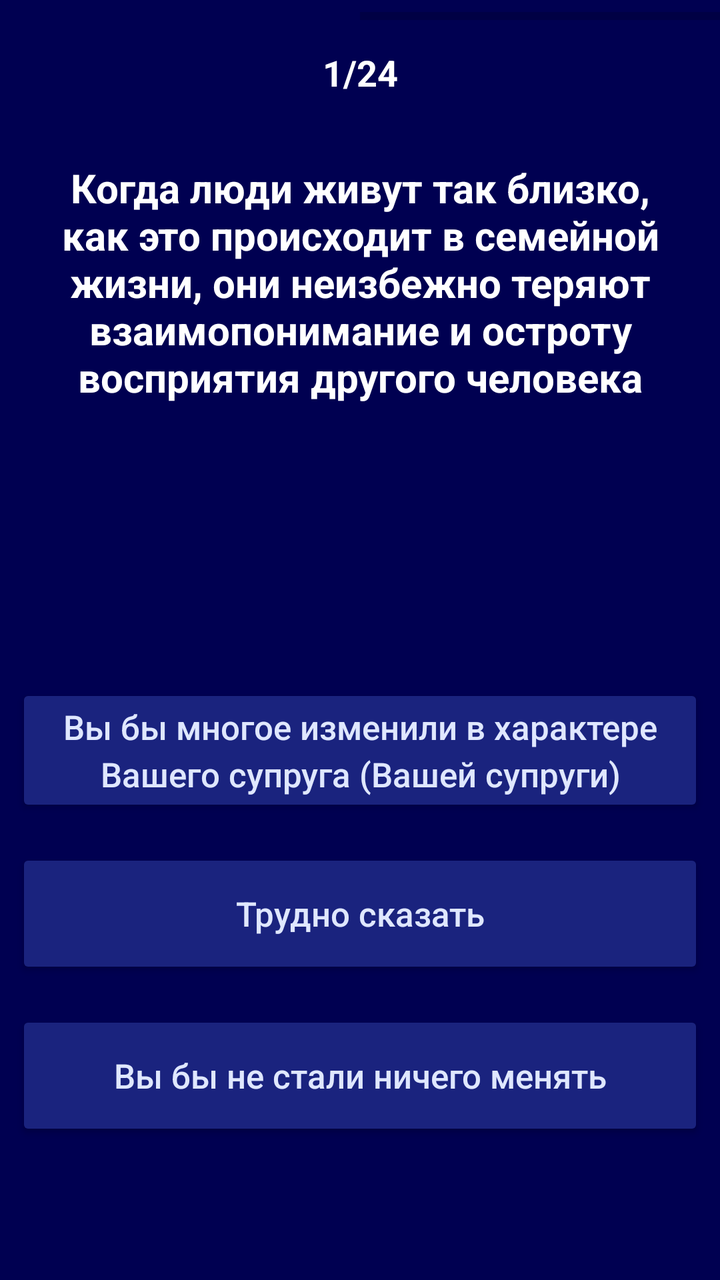
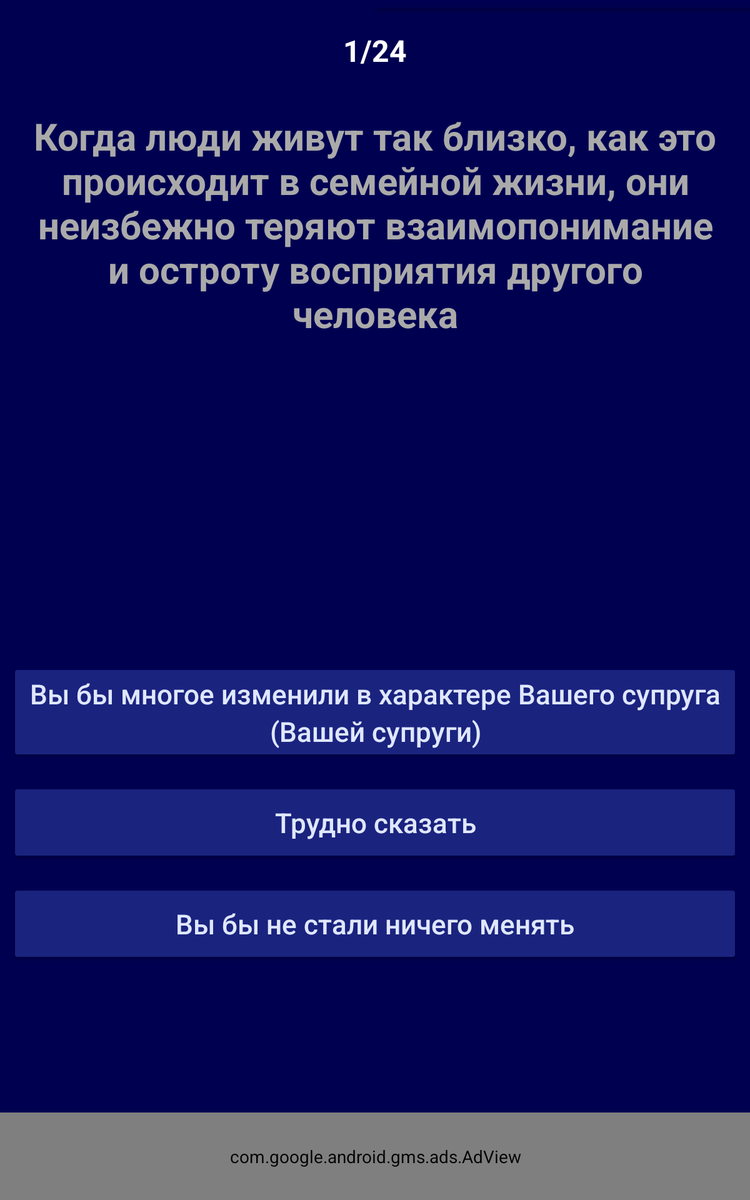

The same Android screen from two of the app's own layout files: first res/layout/ as a phone draws it, then the author's variant for another configuration, drawn on a device whose configuration selects that folder. Both files follow.
<!-- AndroidManifest.xml: application theme AppTheme -->
<!-- res/layout/activity_oub.xml -->
<?xml version="1.0" encoding="utf-8"?>
<ScrollView xmlns:android="http://schemas.android.com/apk/res/android"
    xmlns:app="http://schemas.android.com/apk/res-auto"
    android:id="@+id/root_scroll_view"
    android:layout_width="match_parent"
    android:layout_height="match_parent"
    android:background="@color/primaryDarkColor"
    android:fillViewport="true">

    <android.support.constraint.ConstraintLayout
        android:layout_width="match_parent"
        android:layout_height="wrap_content">


        <ProgressBar
            android:id="@+id/progress_bar"
            style="?android:attr/progressBarStyleHorizontal"
            android:layout_width="match_parent"
            android:layout_height="wrap_content"
            android:progress="50"
            app:layout_constraintEnd_toEndOf="parent"
            app:layout_constraintStart_toStartOf="parent" />


        <TextView
            android:id="@+id/test_progress_count"
            android:layout_width="wrap_content"
            android:layout_height="wrap_content"
            android:layout_marginStart="8dp"
            android:layout_marginTop="8dp"
            android:layout_marginEnd="8dp"
            android:layout_marginBottom="8dp"
            android:text="1/24"
            android:textColor="@android:color/white"
            android:textSize="18sp"
            android:textStyle="bold"
            app:layout_constraintBottom_toTopOf="@+id/question_text"
            app:layout_constraintEnd_toEndOf="parent"
            app:layout_constraintStart_toStartOf="parent"
            app:layout_constraintTop_toBottomOf="@+id/progress_bar" />

        <ImageView
            android:id="@+id/back_navigation_btn"
            android:layout_width="24dp"
            android:layout_height="24dp"
            android:layout_marginStart="8dp"
            android:layout_marginTop="8dp"
            app:layout_constraintStart_toStartOf="parent"
            app:layout_constraintTop_toBottomOf="@+id/progress_bar"
            app:srcCompat="@drawable/ic_arrow_back_white_24dp" />

        <TextView
            android:id="@+id/question_text"
            android:layout_width="wrap_content"
            android:layout_height="wrap_content"
            android:layout_marginTop="32dp"
            android:paddingStart="18dp"
            android:paddingEnd="18dp"
            android:text="Когда люди живут так близко, как это происходит в семейной жизни, они неизбежно теряют взаимопонимание и остроту восприятия другого человека"
            android:textAlignment="center"
            android:textColor="@android:color/white"
            android:textSize="20sp"
            android:textStyle="bold"
            app:layout_constraintEnd_toEndOf="parent"
            app:layout_constraintHorizontal_bias="0.0"
            app:layout_constraintStart_toStartOf="parent"
            app:layout_constraintTop_toBottomOf="@+id/test_progress_count" />

        <LinearLayout
            android:layout_width="match_parent"
            android:layout_height="wrap_content"
            android:layout_marginTop="70dp"
            android:layout_marginBottom="8dp"
            android:orientation="vertical"
            app:layout_constraintBottom_toBottomOf="parent"
            app:layout_constraintEnd_toEndOf="parent"
            app:layout_constraintStart_toStartOf="parent"
            app:layout_constraintTop_toBottomOf="@id/question_text">


            <Button
                android:id="@+id/answer_btn_1"
                style="@style/ButtonStyle"
                android:layout_width="match_parent"
                android:layout_height="wrap_content"
                android:layout_marginStart="8dp"
                android:layout_marginTop="8dp"
                android:layout_marginEnd="8dp"
                android:text="Вы бы многое изменили в характере Вашего супруга (Вашей супруги)" />

            <Button
                android:id="@+id/answer_btn_2"
                style="@style/ButtonStyle"
                android:layout_width="match_parent"
                android:layout_height="wrap_content"
                android:layout_marginStart="8dp"
                android:layout_marginTop="16dp"
                android:layout_marginEnd="8dp"
                android:text="Трудно сказать" />

            <Button
                android:id="@+id/answer_btn_3"
                style="@style/ButtonStyle"
                android:layout_width="match_parent"
                android:layout_height="wrap_content"
                android:layout_marginStart="8dp"
                android:layout_marginTop="16dp"
                android:layout_marginEnd="8dp"
                android:text="Вы бы не стали ничего менять" />


        </LinearLayout>


    </android.support.constraint.ConstraintLayout>

</ScrollView>
<!-- resources referenced by this layout -->
<resources>
  <color name="primaryDarkColor">#000051</color>
  <style name="ButtonStyle" parent="Widget.AppCompat.Button.Colored">
          <item name="android:minHeight">65dp</item>
          <item name="android:backgroundTint">@color/primaryColor</item>
          <item name="android:textColor">#dfe7ff</item>
          <item name="android:lineSpacingExtra">4dp</item>
          <item name="android:textSize">17sp</item>
          <item name="android:textAllCaps">false</item>
      </style>
  <!-- from res/values-v21/ -->
  <style name="AppTheme" parent="Theme.AppCompat.Light.NoActionBar">
          <item name="colorPrimary">@color/primaryColor</item>
          <item name="colorPrimaryDark">@color/primaryDarkColor</item>
          <item name="colorAccent">@color/primaryDarkColor</item>
          <item name="android:toolbarStyle">@style/DefaultToolbarStyle</item>
          <item name="android:navigationBarColor">@android:color/black</item>
      </style>
  <color name="primaryColor">#1a237e</color>
  <style name="DefaultToolbarStyle" parent="Widget.AppCompat.Toolbar">
          <item name="android:titleTextColor">@android:color/white</item>
          <item name="android:navigationIcon">@drawable/ic_arrow_back_white_24dp</item>
      </style>
</resources>
<!-- res/layout-sw600dp/activity_oub.xml (the author's variant of the layout above) -->
<!-- drawn on a 7-inch tablet held upright -->
<?xml version="1.0" encoding="utf-8"?>
<ScrollView xmlns:android="http://schemas.android.com/apk/res/android"
    xmlns:app="http://schemas.android.com/apk/res-auto"
    android:id="@+id/root_scroll_view"
    android:layout_width="match_parent"
    android:layout_height="match_parent"
    android:background="@color/primaryDarkColor"
    android:fillViewport="true">

    <android.support.constraint.ConstraintLayout
        android:layout_width="match_parent"
        android:layout_height="wrap_content">


        <ProgressBar
            android:id="@+id/progress_bar"
            style="?android:attr/progressBarStyleHorizontal"
            android:layout_width="match_parent"
            android:layout_height="wrap_content"
            android:progress="50"
            app:layout_constraintEnd_toEndOf="parent"
            app:layout_constraintStart_toStartOf="parent" />


        <TextView
            android:id="@+id/test_progress_count"
            android:layout_width="wrap_content"
            android:layout_height="wrap_content"
            android:layout_marginStart="8dp"
            android:layout_marginTop="8dp"
            android:layout_marginEnd="8dp"
            android:layout_marginBottom="8dp"
            android:text="1/24"
            android:textColor="@android:color/white"
            android:textSize="24sp"
            android:textStyle="bold"
            app:layout_constraintBottom_toTopOf="@+id/question_text"
            app:layout_constraintEnd_toEndOf="parent"
            app:layout_constraintStart_toStartOf="parent"
            app:layout_constraintTop_toBottomOf="@+id/progress_bar" />

        <ImageView
            android:id="@+id/back_navigation_btn"
            android:layout_width="32dp"
            android:layout_height="32dp"
            android:layout_marginStart="8dp"
            android:layout_marginTop="8dp"
            app:layout_constraintStart_toStartOf="parent"
            app:layout_constraintTop_toBottomOf="@+id/progress_bar"
            app:srcCompat="@drawable/ic_arrow_back_white_24dp" />

        <TextView
            android:id="@+id/question_text"
            android:layout_width="wrap_content"
            android:layout_height="wrap_content"
            android:layout_marginTop="32dp"
            android:paddingStart="18dp"
            android:paddingEnd="18dp"
            android:text="Когда люди живут так близко, как это происходит в семейной жизни, они неизбежно теряют взаимопонимание и остроту восприятия другого человека"
            android:textAlignment="center"
            android:textColor="@color/accentTextColor"
            android:textSize="30sp"
            android:textStyle="bold"
            app:layout_constraintEnd_toEndOf="parent"
            app:layout_constraintHorizontal_bias="0.0"
            app:layout_constraintStart_toStartOf="parent"
            app:layout_constraintTop_toBottomOf="@+id/test_progress_count" />

        <LinearLayout
            android:layout_width="match_parent"
            android:layout_height="wrap_content"
            android:layout_marginTop="70dp"
            android:layout_marginBottom="8dp"
            android:orientation="vertical"
            app:layout_constraintBottom_toBottomOf="parent"
            app:layout_constraintEnd_toEndOf="parent"
            app:layout_constraintStart_toStartOf="parent"
            app:layout_constraintTop_toBottomOf="@id/question_text">


            <Button
                android:id="@+id/answer_btn_1"
                style="@style/ButtonStyle"
                android:layout_width="match_parent"
                android:layout_height="wrap_content"
                android:layout_marginStart="8dp"
                android:layout_marginTop="8dp"
                android:layout_marginEnd="8dp"
                android:text="Вы бы многое изменили в характере Вашего супруга (Вашей супруги)"
                android:textSize="22sp" />

            <Button
                android:id="@+id/answer_btn_2"
                style="@style/ButtonStyle"
                android:layout_width="match_parent"
                android:layout_height="wrap_content"
                android:layout_marginStart="8dp"
                android:layout_marginTop="16dp"
                android:layout_marginEnd="8dp"
                android:text="Трудно сказать"
                android:textSize="22sp" />

            <Button
                android:id="@+id/answer_btn_3"
                style="@style/ButtonStyle"
                android:layout_width="match_parent"
                android:layout_height="wrap_content"
                android:layout_marginStart="8dp"
                android:layout_marginTop="16dp"
                android:layout_marginEnd="8dp"
                android:text="Вы бы не стали ничего менять"
                android:textSize="22sp" />


        </LinearLayout>
        <com.google.android.gms.ads.AdView
            xmlns:ads="http://schemas.android.com/apk/res-auto"
            android:id="@+id/ad_view"
            android:layout_width="match_parent"
            android:layout_height="70dp"
            ads:adSize="SMART_BANNER"
            ads:adUnitId="ca-app-pub-3940256099942544/6300978111"
            app:layout_constraintBottom_toBottomOf="parent"
            app:layout_constraintStart_toStartOf="parent" />


    </android.support.constraint.ConstraintLayout>

</ScrollView>
<!-- resources referenced by the variant -->
<!-- as a 7-inch tablet held upright resolves them -->
<resources>
  <color name="accentTextColor">@android:color/darker_gray</color>
  <color name="primaryDarkColor">#000051</color>
  <style name="ButtonStyle" parent="Widget.AppCompat.Button.Colored">
          <item name="android:minHeight">65dp</item>
          <item name="android:backgroundTint">@color/primaryColor</item>
          <item name="android:textColor">#dfe7ff</item>
          <item name="android:lineSpacingExtra">4dp</item>
          <item name="android:textSize">17sp</item>
          <item name="android:textAllCaps">false</item>
      </style>
  <!-- from res/values-v21/ -->
  <style name="AppTheme" parent="Theme.AppCompat.Light.NoActionBar">
          <item name="colorPrimary">@color/primaryColor</item>
          <item name="colorPrimaryDark">@color/primaryDarkColor</item>
          <item name="colorAccent">@color/primaryDarkColor</item>
          <item name="android:toolbarStyle">@style/DefaultToolbarStyle</item>
          <item name="android:navigationBarColor">@android:color/black</item>
      </style>
  <color name="primaryColor">#1a237e</color>
  <style name="DefaultToolbarStyle" parent="Widget.AppCompat.Toolbar">
          <item name="android:titleTextColor">@android:color/white</item>
          <item name="android:navigationIcon">@drawable/ic_arrow_back_white_24dp</item>
      </style>
</resources>
